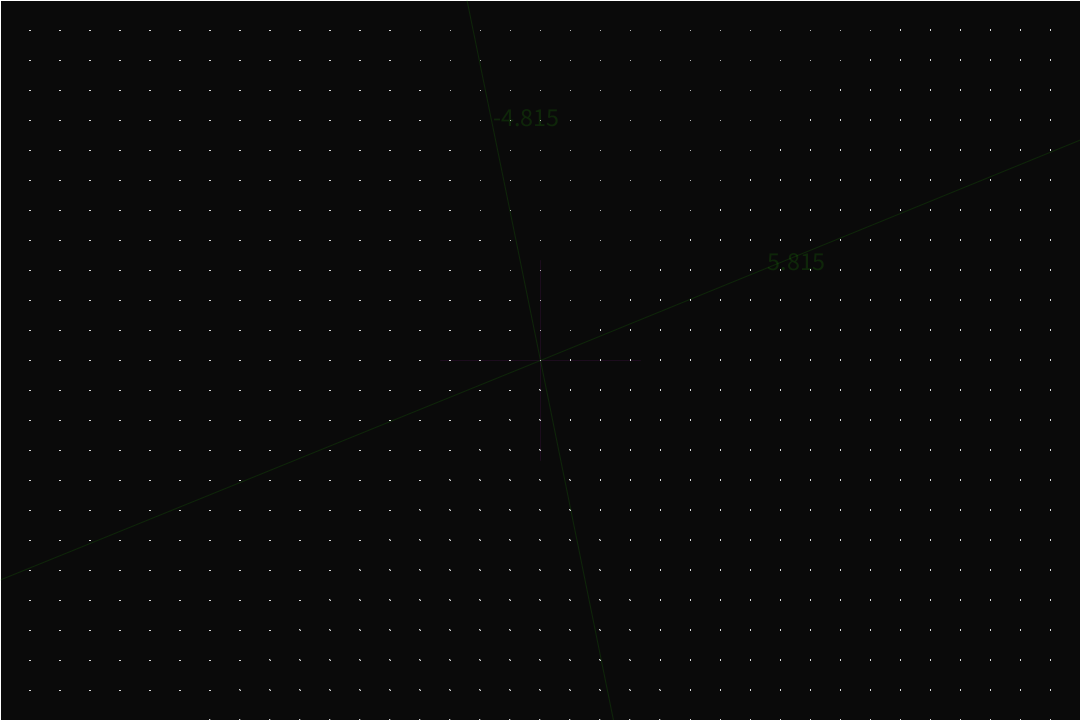
Frame 1 (no input)
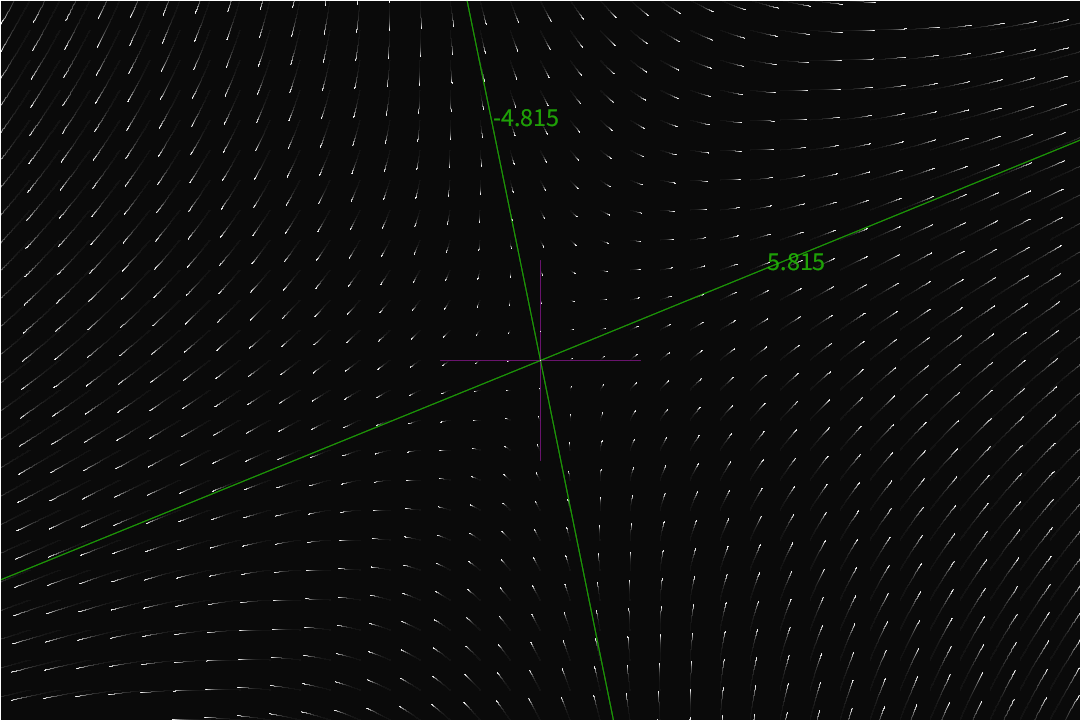
Frame 60 (the mouse pressed at the canvas centre just before this capture)
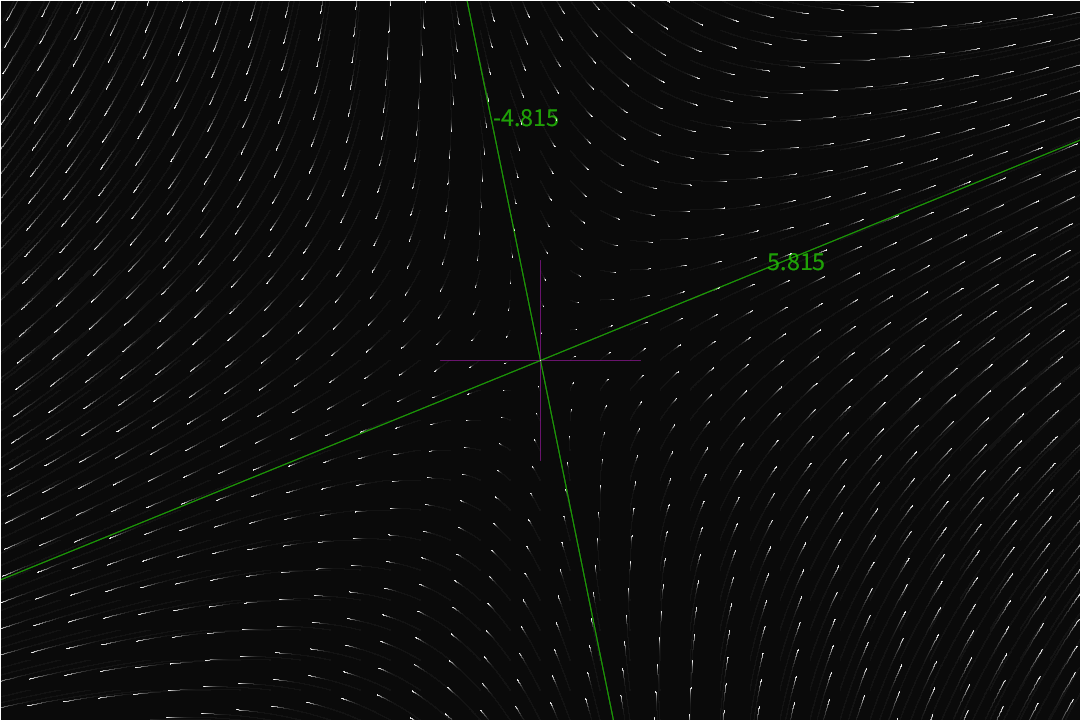
Frame 120 (the mouse held since frame 60 and released just before this capture)

The Processing sketch that drew these frames (run headless with seeded random() and noise(); from frame 60 on, the mouse is pressed at the canvas centre):

// Processing sketch: sketch_200405a
// ── sketch_200405a.pde


void setup() {
  size(1080, 720);
  currentPositionLayer = createGraphics(width,height);
  background(backColor);
  positionArray = new Position[2*ceil((float) width/gridDensity)+1][2*ceil((float)height/gridDensity)+1];
  for (int i = 0; i < positionArray.length; i++) {
    for (int j = 0; j < positionArray[i].length; j++) {
      positionArray[i][j] = new Position(-width + gridDensity*i, -height + gridDensity*j);
      //println(positionArray[i][j].x + "," + positionArray[i][j].y);
    }
  }
  stroke(strokeColor,strokeOpacity);
  strokeWeight(weightOfStroke);
  time = intialTime;
  
  
  if(linearmode){ 
    eigenvector1 = computeEigenvectors(mat[0],mat[1],mat[2],mat[3])[0];
    eigenvector2 = computeEigenvectors(mat[0],mat[1],mat[2],mat[3])[1];
    //float speed = computeSpeed(mat[0],mat[1],mat[2],mat[3]);
    float matrixNorm = matrixNorm(mat[0],mat[1],mat[2],mat[3]);
    float speed;
    if (matrixNorm == 0){
      speed = 1;
    } else {
      speed = (float)1/matrixNorm;
    }
    timeStep = speed*baseTimeStep;
    speedIncrease = speed*basespeedIncrease;
    eigenvalues = getEigenvalues(mat[0],mat[1],mat[2],mat[3]);
  }
  
}


void draw() {
  displayBackgroundLayer();
  translate(width/2, height/2);
  scale(1,-1);
  displayAxis();
  displayEigenvectors();
  scale(userScale,userScale);


  updatePositionLayerold();
  checkForKeyPresses();
  //image(currentPositionLayer,-width/2,-height/2);
  time = time + timeStep;
  
  
}







void checkForKeyPresses(){ 
  //checking for key presses
  if ((keyPressed == true) && (key == 'A' || key == 'a')) {
    timeStep = timeStep + speedIncrease;
  } 
  else if ((keyPressed == true) && (key == 'S' || key == 's')) {
    timeStep = timeStep - speedIncrease;
  } 
  else if ((keyPressed == true) && (key == 'C')) {
    userScale = userScale*(1 + userScaleIncrease);
  } 
  else if ((keyPressed == true) && (key == 'D')) {
    userScale = userScale*(1 - userScaleIncrease);
  } 
   else if ((keyPressed == true) && (key == 'F')) {
    backgroundOpacity = backgroundOpacity*(1 - tailLengthIncrease);
  } 
  
}

// ── Computations.pde


Position[] computeEigenvectors(float a, float b, float c, float d) {
  Position eigen1 = new Position(-1,1);
  Position eigen2 = new Position(0,0);
  eigen1.isReal = false;
  eigen2.isReal = false;
  Position[] arr = {eigen1, eigen2};
  
  float discriminant = (a+d)*(a+d) - 4*(a*d-b*c);
  
  if(discriminant >= 0) {
    float lambda1 = ((a+d) + sqrt(discriminant))/2;
    float lambda2 = ((a+d) - sqrt(discriminant))/2;
    if ((b == 0 && lambda1 - a == 0) || (c == 0 && lambda2 - d == 0)) { 
      float eigenholder1 = lambda1;
      float eigenholder2 = lambda2;
      lambda1 = eigenholder2;
      lambda2 = eigenholder1;
    }
    eigen1.x = b;
    eigen1.y = lambda1 - a;
    eigen1.eigenvalue = lambda1;
    eigen2.x = lambda2 - d;
    eigen2.y = c;
    eigen2.eigenvalue = lambda2;
    if(abs(eigen1.x) + abs(eigen1.y) + abs(eigen2.x) + abs(eigen2.y) > 0) {
      
      
      eigen1.isReal = true;
      eigen2.isReal = true;   
      /*
      println(eigen1.eigenvalue);
      println(eigen1.x);
      println(eigen1.y);
      println(eigen2.eigenvalue);
      println(eigen2.x);
      println(eigen2.y);
      */
    }
    } 
    return arr; 
  } 
  

float computeSpeed(float a, float b, float c, float d) {
  float discriminant = (a+d)*(a+d) - 4*(a*d-b*c);
  float norm = sqrt(pow(a+d,2) + abs(discriminant))/2;
  float speed;
  if (norm == 0) {
    speed = 1;
  } else {
    speed = (float) 1/norm;
  }
  return speed;
}

float[][] getEigenvalues(float a, float b, float c, float d) {
  float[][] eigenvalues = {{0,0},{0,0}};
  float discriminant = (a+d)*(a+d) - 4*(a*d-b*c);
  if (discriminant > 0 || discriminant == 0) {
    float lambda1 = ((a+d) + sqrt(discriminant))/2;
    float lambda2 = ((a+d) - sqrt(discriminant))/2;
    eigenvalues[0][0] = lambda1;
    eigenvalues[1][0] = lambda2;
  } else {
    float rePart = (a+d)/2;
    float imPart = sqrt(-discriminant)/2;
    eigenvalues[0][0] = rePart;
    eigenvalues[0][1] = imPart;
    eigenvalues[1][0] = rePart;
    eigenvalues[1][1] = imPart;
  }
  
  return eigenvalues;
}

float matrixNorm(float a, float b, float c, float d) {
  
  return sqrt(a*a + b*b + c*c + d*d);
}
  

// ── Layers.pde
/*
void updatePositionLayer() {
    //displaying phase diagram
  currentPositionLayer.beginDraw();
  currentPositionLayer.fill(backColor,backgroundOpacity);
  currentPositionLayer.rect(0,0,width,height);
  currentPositionLayer.stroke(strokeColor,strokeOpacity);
  currentPositionLayer.translate((float) width/2, (float) height/2);
  currentPositionLayer.scale(1,-1);
  strokeWeight(weightOfStroke);
  for (int i = 0; i < positionArray.length; i++) {
    for (int j = 0; j < positionArray[i].length; j++) {
      currentX = positionArray[i][j].x;
      currentY = positionArray[i][j].y;
      currentPositionLayer.line(currentX, currentY, currentX + xPrime(currentX, currentY, time)*timeStep, currentY + yPrime(currentX, currentY, time)*timeStep);
      currentX = currentX + xPrime(currentX, currentY, time)*timeStep;
      currentY = currentY + yPrime(currentX, currentY, time)*timeStep;
      positionArray[i][j].x = currentX;
      positionArray[i][j].y = currentY;
    }
  }
  currentPositionLayer.endDraw();
  
}
*/


void updatePositionLayerold() {
    //displaying phase diagram

  stroke(strokeColor,strokeOpacity);
  strokeWeight(weightOfStroke);
  for (int i = 0; i < positionArray.length; i++) {
    for (int j = 0; j < positionArray[i].length; j++) {
      currentX = positionArray[i][j].x;
      currentY = positionArray[i][j].y;
      if (linearmode) {
        line(currentX, currentY, currentX + xPrimeLinear(currentX, currentY, time)*timeStep, currentY + yPrimeLinear(currentX, currentY, time)*timeStep);
             currentX = currentX + xPrimeLinear(currentX, currentY, time)*timeStep;
             currentY = currentY + yPrimeLinear(currentX, currentY, time)*timeStep;
      } else{
        line(currentX, currentY, currentX + xPrime(currentX, currentY, time)*timeStep, currentY + yPrime(currentX, currentY, time)*timeStep);
        currentX = currentX + xPrime(currentX, currentY, time)*timeStep;
        currentY = currentY + yPrime(currentX, currentY, time)*timeStep;
      }

      positionArray[i][j].x = currentX;
      positionArray[i][j].y = currentY;
    }
  }
  
}



void displayBackgroundLayer() {
  fill(backColor,backgroundOpacity);
  rect(0,0,width,height);
  
}

void displayEigenvectors() {
  
     //displaying eigenvector
  if(eigenvector1.isReal && eigenvector2.isReal) {
    stroke(45,245,0,30);
    float modifierX = sqrt(pow(eigenvector1.x,2) + pow(eigenvector1.y,2));
    float modifierY =sqrt(pow(eigenvector2.x,2) + pow(eigenvector2.y,2));
    line(0, 0, height*eigenvector1.x/modifierX, height*eigenvector1.y/modifierX);
    line(0, 0, -height*eigenvector1.x/modifierX, -height*eigenvector1.y/modifierX);
    line(0, 0, height*eigenvector2.x/modifierY, height*eigenvector2.y/modifierY);
    line(0, 0, -height*eigenvector2.x/modifierY, -height*eigenvector2.y/modifierY);

    pushMatrix();
    scale(1,-1);
    textSize(26);
    fill(45,245,0,30);
    text(eigenvector1.eigenvalue,(float) height*eigenvector1.x/modifierX/3, (float)-height*eigenvector1.y/modifierX/3);
    if(eigenvector1.eigenvalue == eigenvector2.eigenvalue) {
    } else {
      text(eigenvector2.eigenvalue,(float) height*eigenvector2.x/modifierY/3, (float)-height*eigenvector2.y/modifierY/3);
    }
    popMatrix();
  // println(modifierX);
  // println(modifierY);
    
  } else {
    float rePart = eigenvalues[0][0];
    float imPart = eigenvalues[0][1];
    pushMatrix();
    scale(1,-1);
    textSize(26);
    fill(45,245,0,30);
    text(rePart + "\u00B1 i" + imPart,(float) width/4, 0);
    popMatrix();
  }
  
}


void displayAxis() {
  
    //displaying axis
  stroke(162,24,170,30);
  line(-100,0,100,0);
  line(0,-100,0,100);
  
}

// ── Parameters.pde

boolean linearmode = true;

float[] mat = {(float)5,(float)2,(float)4,(float)-4};

//userchanges

float baseTimeStep = 0.002;

float basespeedIncrease = .0005;

float timeStep = 0.0005;

float speedIncrease;




float userScaleIncrease = .01;

float tailLengthIncrease = .01;


float backgroundOpacity = 20;



float gridDensity = 30;

color strokeColor = color(255,255,255);

float strokeOpacity = 255;

float weightOfStroke = 1;


color backColor = color(10,10,10);
float scale = 1;

float intialTime = 200;


float xPrime(float x, float y, float t) {
  return (float)3*x + (float)9*y;
}

float yPrime(float x, float y, float t) {
  return  (float)-4*x  + (float)-3*y;
}

float xPrimeLinear(float x, float y, float t) {
  return (float)mat[0]*x + (float)mat[1]*y;
}

float yPrimeLinear(float x, float y, float t) {
  return  (float)mat[2]*x  + (float)mat[3]*y;
}

boolean hasEigenvector = false;

Position eigenvector1 = new Position(3, 9);
Position eigenvector2 = new Position(-4, -3);

float[][] eigenvalues;



//static


float time;

float currentX;
float currentY;

Position[][] positionArray;
PGraphics currentPositionLayer;



float userScale = 1;

// ── Positions.pde
class Position {
 
  float x;
  float y;
  boolean isReal;
  float eigenvalue;
  
  Position(float xPos, float yPos) {
    x = xPos;
    y = yPos;
  }
  
}
